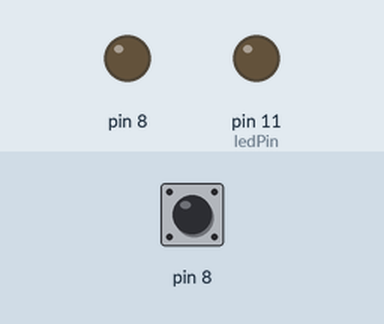
A sketch run on a simulated Arduino Uno, built with avr-gcc and run on an emulated ATmega328P. Parts: output pins drawn as LEDs (lit = HIGH). The test bench sets the inputs (shaded band); at power-on: pin 8 LOW. What the sketch prints to the serial monitor is not drawn.

Above: at 1.2 s.
1.3 s: pin 8 pulsed HIGH 2 times (0.12 s each, 0.3 s apart)
At 3.29 s:
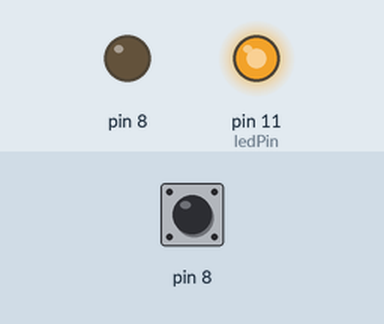
4.3 s: pin 8 driven HIGH
5.9 s: pin 8 driven LOW
Timing chart, 0 to 14.9 s (numbered marks = the images above; inputs shaded):
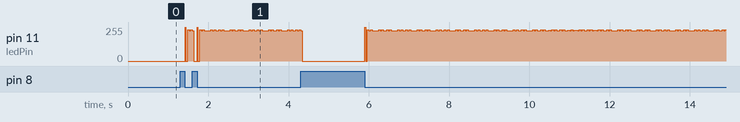

The sketch:

chumodianziqingtest3.6.ino
```cpp
int ledPin = 11; //用D11引脚控制LED灯
    int capval;
    void setup()
    {
    pinMode(ledPin, OUTPUT);
    Serial.begin(115200);
    Serial.println("Touch senser");
    }

    void loop ()
    {
    digitalWrite(ledPin,LOW);
    capval = readCapacitivePin(8); //通过D8口读取电容值
    Serial.println(capval, DEC);
    if (capval > 2) {
    // turn LED on:
    digitalWrite(ledPin, HIGH);
    delay(10);
    }
    }

    uint8_t readCapacitivePin(int pinToMeasure) {
    // Variables used to translate from Arduino to AVR pin naming
    volatile uint8_t* port;
    volatile uint8_t* ddr;
    volatile uint8_t* pin;
    // Here we translate the input pin number from
    // Arduino pin number to the AVR PORT, PIN, DDR,
    // and which bit of those registers we care about.
    byte bitmask;
    port = portOutputRegister(digitalPinToPort(pinToMeasure));
    ddr = portModeRegister(digitalPinToPort(pinToMeasure));
    bitmask = digitalPinToBitMask(pinToMeasure);
    pin = portInputRegister(digitalPinToPort(pinToMeasure));
    // Discharge the pin first by setting it low and output
    *port &= ~(bitmask);
    *ddr |= bitmask;
    delay(1);
    // Make the pin an input with the internal pull-up on
    *ddr &= ~(bitmask);
    *port |= bitmask;

    // Now see how long the pin to get pulled up. This manual unrolling of the loop
    // decreases the number of hardware cycles between each read of the pin,
    // thus increasing sensitivity.
    uint8_t cycles = 17;
    if (*pin & bitmask) { cycles = 0;}
    else if (*pin & bitmask) { cycles = 1;}
    else if (*pin & bitmask) { cycles = 2;}
    else if (*pin & bitmask) { cycles = 3;}
    else if (*pin & bitmask) { cycles = 4;}
    else if (*pin & bitmask) { cycles = 5;}
    else if (*pin & bitmask) { cycles = 6;}
    else if (*pin & bitmask) { cycles = 7;}
    else if (*pin & bitmask) { cycles = 8;}
    else if (*pin & bitmask) { cycles = 9;}
    else if (*pin & bitmask) { cycles = 10;}
    else if (*pin & bitmask) { cycles = 11;}
    else if (*pin & bitmask) { cycles = 12;}
    else if (*pin & bitmask) { cycles = 13;}
    else if (*pin & bitmask) { cycles = 14;}
    else if (*pin & bitmask) { cycles = 15;}
    else if (*pin & bitmask) { cycles = 16;}

    // Discharge the pin again by setting it low and output
    // It's important to leave the pins low if you want to
    // be able to touch more than 1 sensor at a time - if
    // the sensor is left pulled high, when you touch
    // two sensors, your body will transfer the charge between
    // sensors.
    *port &= ~(bitmask);
    *ddr |= bitmask;

    return cycles;
    }
```
